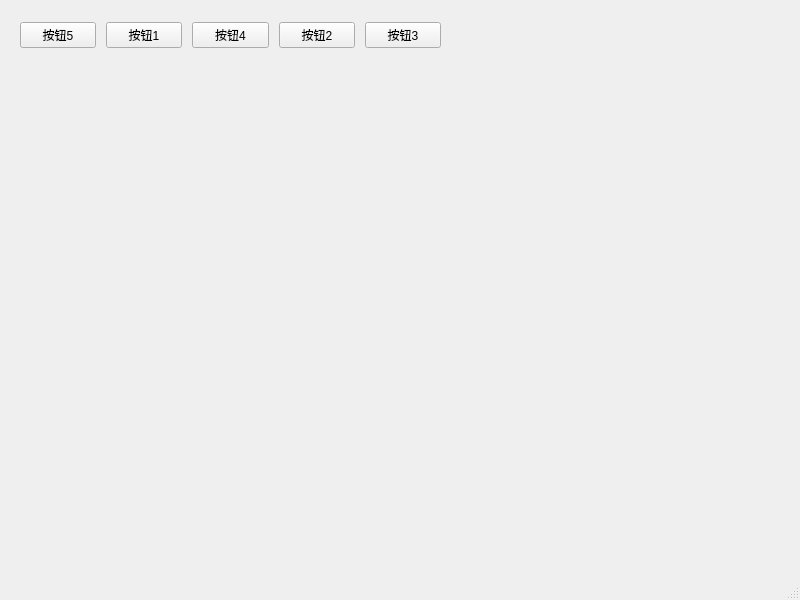
<?xml version="1.0" encoding="UTF-8"?>
<ui version="4.0">
 <class>MainWindow</class>
 <widget class="QMainWindow" name="MainWindow">
  <property name="geometry">
   <rect>
    <x>0</x>
    <y>0</y>
    <width>800</width>
    <height>600</height>
   </rect>
  </property>
  <property name="windowTitle">
   <string>MainWindow</string>
  </property>
  <widget class="QWidget" name="centralwidget">
   <widget class="QWidget" name="">
    <property name="geometry">
     <rect>
      <x>20</x>
      <y>10</y>
      <width>441</width>
      <height>51</height>
     </rect>
    </property>
    <layout class="QHBoxLayout" name="horizontalLayout">
     <property name="spacing">
      <number>10</number>
     </property>
     <property name="rightMargin">
      <number>20</number>
     </property>
     <item>
      <widget class="QPushButton" name="pushButton_5">
       <property name="minimumSize">
        <size>
         <width>75</width>
         <height>23</height>
        </size>
       </property>
       <property name="text">
        <string>按钮5</string>
       </property>
      </widget>
     </item>
     <item>
      <widget class="QPushButton" name="pushButton">
       <property name="minimumSize">
        <size>
         <width>75</width>
         <height>23</height>
        </size>
       </property>
       <property name="text">
        <string>按钮1</string>
       </property>
      </widget>
     </item>
     <item>
      <widget class="QPushButton" name="pushButton_4">
       <property name="minimumSize">
        <size>
         <width>75</width>
         <height>23</height>
        </size>
       </property>
       <property name="text">
        <string>按钮4</string>
       </property>
      </widget>
     </item>
     <item>
      <widget class="QPushButton" name="pushButton_2">
       <property name="minimumSize">
        <size>
         <width>75</width>
         <height>23</height>
        </size>
       </property>
       <property name="text">
        <string>按钮2</string>
       </property>
      </widget>
     </item>
     <item>
      <widget class="QPushButton" name="pushButton_3">
       <property name="minimumSize">
        <size>
         <width>75</width>
         <height>23</height>
        </size>
       </property>
       <property name="text">
        <string>按钮3</string>
       </property>
      </widget>
     </item>
    </layout>
   </widget>
  </widget>
  <widget class="QMenuBar" name="menubar">
   <property name="geometry">
    <rect>
     <x>0</x>
     <y>0</y>
     <width>800</width>
     <height>23</height>
    </rect>
   </property>
  </widget>
  <widget class="QStatusBar" name="statusbar"/>
 </widget>
 <resources/>
 <connections/>
</ui>
